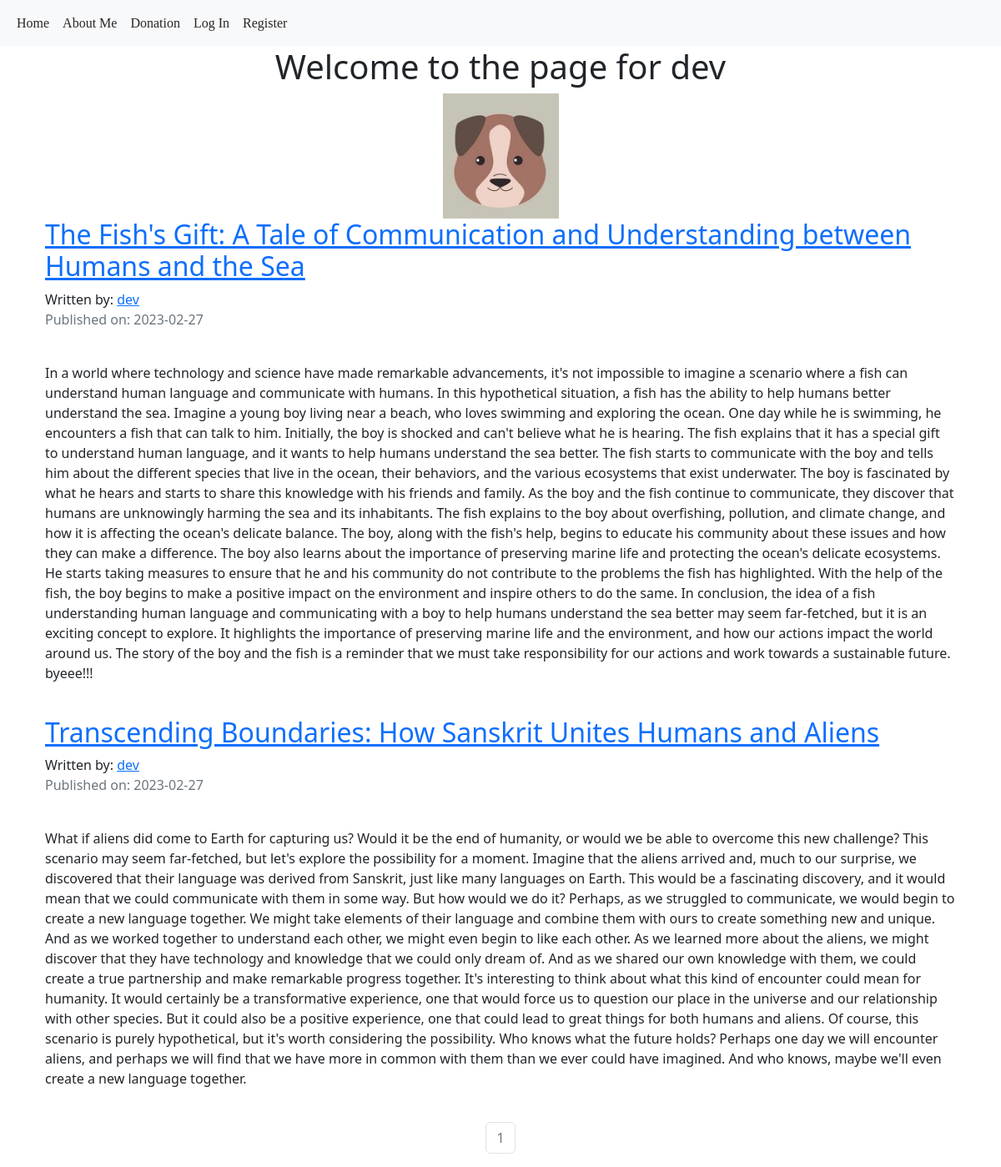
/dev, run on the app's committed database.
### puppycompanyblog/models.py (models this page shows, shortened)
class User(db.Model, UserMixin):
    __tablename__ = 'users'
    id = db.Column(db.Integer, primary_key = True)
    profile_image = db.Column(db.String(20), nullable=False, default='default_profile.png')
    email = db.Column(db.String(64), unique=True, index=True)
    username = db.Column(db.String(64), unique=True, index=True)
    password_hash = db.Column(db.String(128))
    posts = db.relationship('BlogPost', backref='author', lazy=True)

class BlogPost(db.Model):
    users = db.relationship(User)
    id = db.Column(db.Integer, primary_key=True)
    user_id = db.Column(db.Integer, db.ForeignKey('users.id'), nullable=False)
    date = db.Column(db.DateTime, nullable=False, default=datetime.utcnow)
    title = db.Column(db.String(140), nullable=False)
    text = db.Column(db.Text, nullable=False)

### puppycompanyblog/users/views.py (the view)
@users.route("/<username>")
def user_posts(username):
    page = request.args.get('page', 1, type=int)
    user = User.query.filter_by(username=username).first_or_404()
    blog_posts = BlogPost.query.filter_by(author=user).order_by(BlogPost.date.desc()).paginate(page=page, per_page=5)
    return render_template('user_blog_posts.html', blog_posts=blog_posts, user=user)

### puppycompanyblog/templates/user_blog_posts.html (shortened to what this page needs)
{% extends "base.html" %}
{% block content %}
<div class="container">
  <div class="jumbotron">
    <div align='center'>
      <h1 >Welcome to the page for {{user.username}}</h1>
      <img align='center' src="{{ url_for('static', filename='profile_pics/' + user.profile_image) }}">
    </div>
  </div>
{% for post in blog_posts.items %}
          <h2><a href="{{ url_for('blog_posts.blog_post', blog_post_id=post.id) }}">{{ post.title }}</a></h2>
          Written by: <a href="{{ url_for('users.user_posts', username=post.author.username) }}">{{ post.author.username }}</a>
          <p class="text-muted">Published on: {{ post.date.strftime('%Y-%m-%d') }}</p>
          <br>
            <p>{{post.text}}</p>
          <br>
{% endfor %}
</div>
<nav aria-label="Page navigation example">
  <ul class="pagination justify-content-center">
    {% for page_num in blog_posts.iter_pages(left_edge=1, right_edge=1, left_current=1, right_current=2) %}
            {% if blog_posts.page == page_num %}
              <li class="page-item disabled">
                <a class="page-link" href="{{ url_for('users.user_posts', username=user.username, page=page_num) }}">{{ page_num }}</a></li>
            {% else %}
              <li class="page-item"><a class="page-link" href="{{ url_for('users.user_posts', username=user.username, page=page_num) }}">{{ page_num }}</a></li>
            {% endif %}
    {% endfor %}
</nav>
{% endblock content %}

### data on the page
User: username "dev", profile_image (placeholder picture)
BlogPost: title "The Fish's Gift: A Tale of Communication and Understanding between Humans and the Sea", author.username "dev", date "2023-02-27", text "In a world where technology and science have made remarkable advancements, it's not impossible to imagine a scenario where a fish can understand human language and communicate with humans. In this hypothetical situation, a fish has the ability to help humans better understand the sea. Imagine a young boy living near a beach, who loves swimming and exploring the ocean. One day while he is swimming, he encounters a fish that can talk to him. Initially, the boy is shocked and can't believe what he is hearing. The fish explains that it has a special gift to understand human language, and it wants to help humans understand the sea better. The fish starts to communicate with the boy and tells him…"
BlogPost: title "Transcending Boundaries: How Sanskrit Unites Humans and Aliens", author.username "dev", date "2023-02-27", text "What if aliens did come to Earth for capturing us? Would it be the end of humanity, or would we be able to overcome this new challenge? This scenario may seem far-fetched, but let's explore the possibility for a moment. Imagine that the aliens arrived and, much to our surprise, we discovered that their language was derived from Sanskrit, just like many languages on Earth. This would be a fascinating discovery, and it would mean that we could communicate with them in some way. But how would we do it? Perhaps, as we struggled to communicate, we would begin to create a new language together. We might take elements of their language and combine them with ours to create something new and unique.…"

### other printed values
{{ page_num }} "1"
